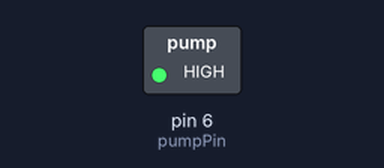
A sketch run on a simulated Arduino Uno, built with avr-gcc and run on an emulated ATmega328P. On the bench: switched loads named in the sketch (green lamp = pin HIGH).

Above: at 0.5 s.
At 2.5 s:
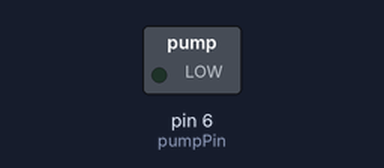
Timing chart, 0 to 5.2 s (numbered marks = the images above):
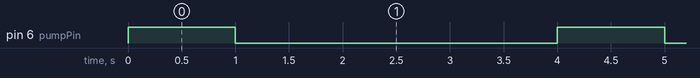

Measured:
- by itself, pin 6 (pumpPin): alternates HIGH for 1.0 s and LOW for 3.0 s

The sketch:

pump.ino
```cpp
#define pumpPin 6

void setup() {
  // put your setup code here, to run once:
  pinMode(pumpPin, OUTPUT);
}

void loop() {
  // put your main code here, to run repeatedly:
  // negative logic, 1 - on, 0 - off
  digitalWrite(pumpPin, 1);
  delay(1000);
  digitalWrite(pumpPin, 0);
  delay(3000);
}
```
